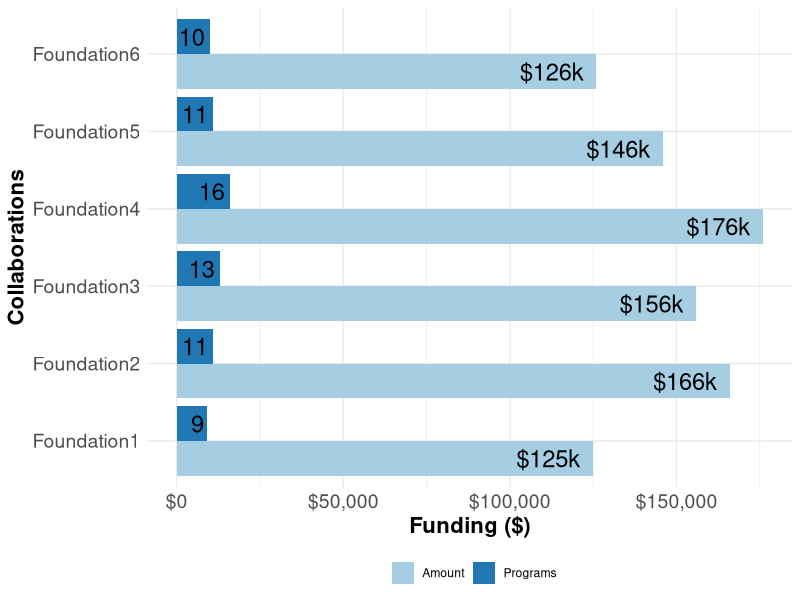

Recreate this plot in R.
library(ggplot2)
library(stringr)
library(scales)

format_amount <- function(amount){
  if(amount>115000){
  
  amount_formatted <- paste0('$',round(plyr::round_any(amount,100)/1000.0,digits=1),'k')
  
  return(amount_formatted)
  }
  else {amount_formatted <- paste0(round(plyr::round_any(amount,1000)/1000.0,digits=1),'')
  return(amount_formatted)
}
  }


setwd("C:\\Users\\as07785\\Downloads")
screencast <- read.table("test.csv",header=TRUE,sep=" ",stringsAsFactors=FALSE)


screencast[screencast$Investments == 'Average_Market_Investment','Investments'] <- 'Market Average'
screencast[screencast$Investments == 'Investment_by_RWJF','Investments'] <- 'Robert Wood Johnson Foundation'


screencast$Funding<-as.numeric(lapply(screencast$Funding,function(x) str_replace(x,',','')))

screencast$funding_label <- unlist(lapply(screencast$Funding,format_amount))

plot <- ggplot(data=screencast, aes(x=Collaborations,y=as.numeric(Funding),fill=factor(Investments))) +
  geom_bar(position="dodge",stat="identity") + 
  geom_text(data=screencast,aes(label=funding_label), vjust=0.5,hjust=1.2,position = position_dodge(0.9), color="Black", size=6)+
  
  coord_flip() +
  
  
  scale_fill_brewer(palette="Paired") +
  theme_minimal()+
  theme(legend.position="bottom")+
  theme(axis.text=element_text(size=14),
        axis.title=element_text(size=16,face="bold")) +
  labs(y = "Funding ($)",fill='') +
  scale_y_continuous(labels=scales::dollar)
print(plot)